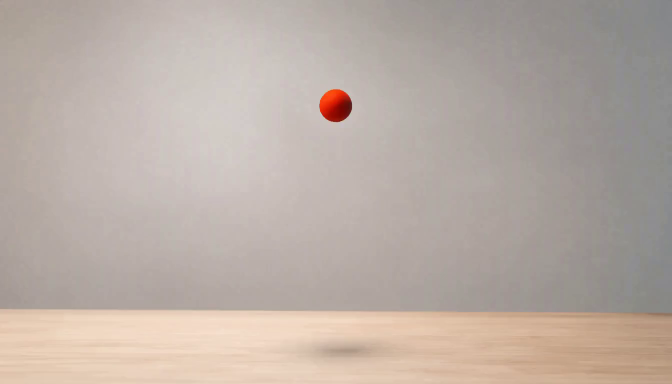
#> input picture v3/g1/P1/first_frame.png, 1344 x 768 px, given as the content of the folder ../../../../g1/P1/first_frame.png, which was not available (shown at 1/2 size)
$ python inspect_inputs.py --inputs ../../../../g1/P1/first_frame.png --output out.png
#> lines starting #> are read from the running program, lines starting #| are printed output that depends on the picture; after the words box and inside, x2 and y2 are one past the last pixel; in counts of white or black regions, pixels touching at a corner belong together; pictures that were not available may be replaced by others from this repository, and a replacement may not be noted
#!/usr/bin/env python3
"""Create a small labelled contact sheet and list likely pendulum bobs."""
from pathlib import Path
import argparse
import cv2
import numpy as np


def main():
    ap = argparse.ArgumentParser()
    ap.add_argument("--inputs", required=True)
    ap.add_argument("--output", required=True)
    args = ap.parse_args()
    tiles = []
    for path in sorted(Path(args.inputs).glob("*.png")):
        im = cv2.imread(str(path))
#> im is the input picture: shape (768, 1344, 3); mean B, G, R 165.1, 173.1, 185.4
        gray = cv2.cvtColor(im, cv2.COLOR_BGR2GRAY)
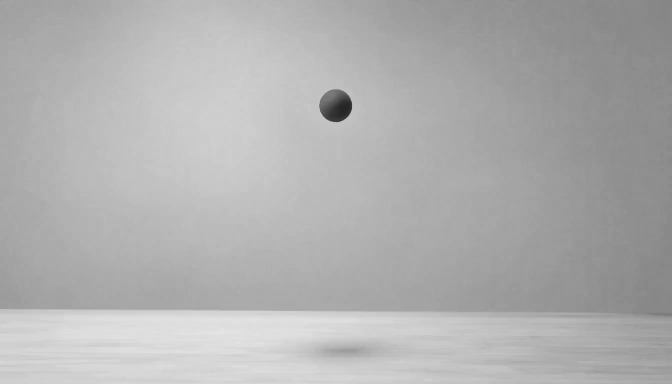
#> gray: shape (768, 1344) (shown at 1/2 size); min 33, max 230, mean 175.9
        gray = cv2.GaussianBlur(gray, (7, 7), 1.5)
        cs = cv2.HoughCircles(gray, cv2.HOUGH_GRADIENT, 1.2, 35,
                              param1=110, param2=35, minRadius=10, maxRadius=55)
#> cs = [[671.4, 210.6, 33.16]]
        circles = [] if cs is None else np.round(cs[0]).astype(int).tolist()
#> circles = [[671, 211, 33]]
        circles = [c for c in circles if 80 < c[1] < im.shape[0] - 40]
        print(path.stem, circles)
#| first_frame [[671, 211, 33]]
        small = cv2.resize(im, (672, 384), interpolation=cv2.INTER_AREA)
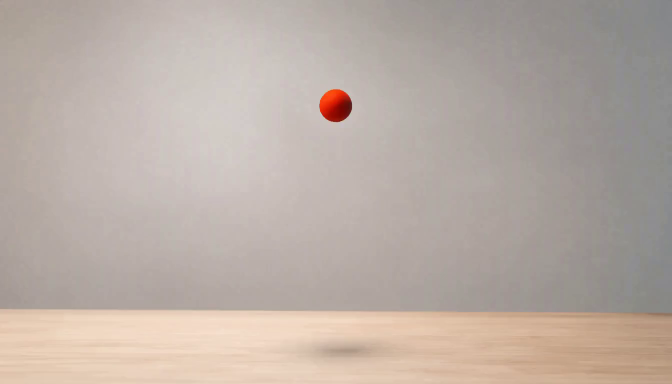
#> small: shape (384, 672, 3); mean B, G, R 165.2, 173.2, 185.5
        for x, y, r in circles:
            cv2.circle(small, (x // 2, y // 2), max(4, r // 2), (0, 255, 0), 2)
            cv2.putText(small, f"{x},{y},{r}", (x // 2 + 5, y // 2),
                        cv2.FONT_HERSHEY_SIMPLEX, .4, (0, 0, 255), 1, cv2.LINE_AA)
#> this loop made 1 pass
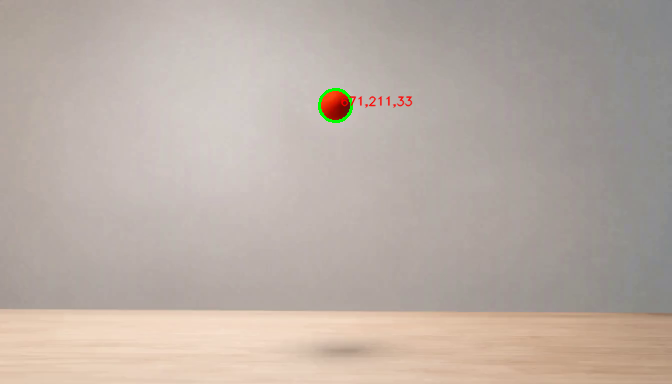
#> small: shape (384, 672, 3); 0.28% of pixels changed, all inside (x1, y1, x2, y2) = (318, 88, 413, 123)
        cv2.rectangle(small, (0, 0), (672, 28), (0, 0, 0), -1)
        cv2.putText(small, path.stem, (8, 20), cv2.FONT_HERSHEY_SIMPLEX,
                    .55, (255, 255, 255), 1, cv2.LINE_AA)
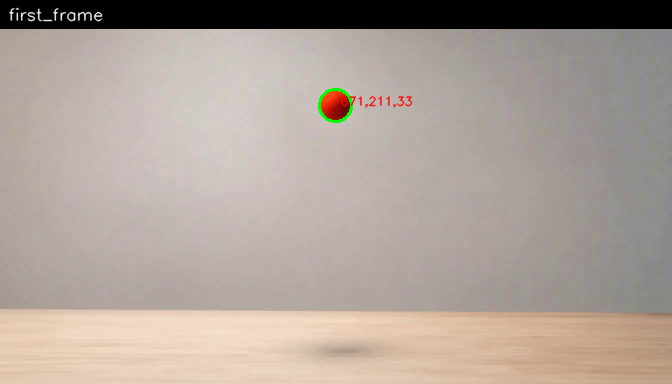
#> small: shape (384, 672, 3); mean B, G, R 153.3, 161.3, 172.8
        tiles.append(small)
    sheet = np.vstack([np.hstack(tiles[i:i+2]) for i in range(0, len(tiles), 2)])
    cv2.imwrite(args.output, sheet, [cv2.IMWRITE_JPEG_QUALITY, 82])


if __name__ == "__main__":
    main()
